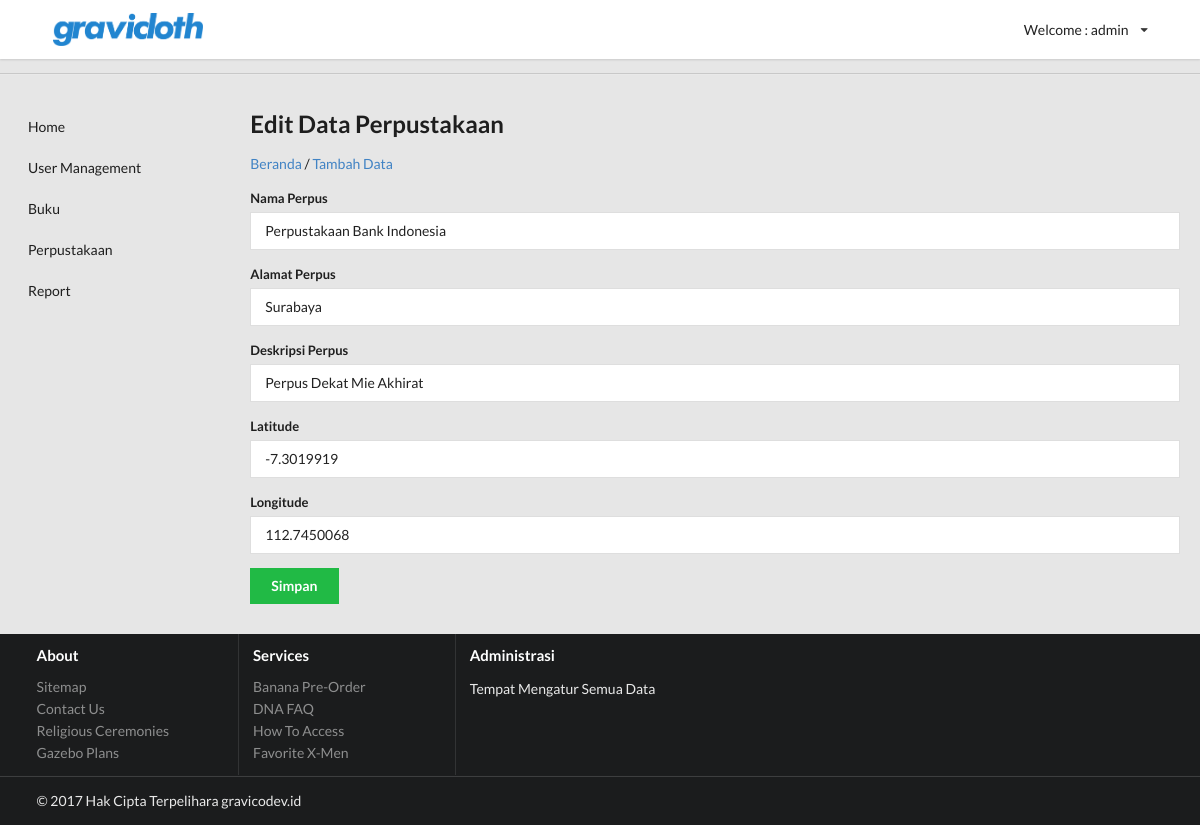
The page /admin/index.php?p=perpus/edit&id=4 (signed in) on the database its author committed.
### tables this page shows
CREATE TABLE `petugas` (
  `id_petugas` int(11) NOT NULL,
  `nama_petugas` varchar(128) NOT NULL,
  `alamat_petugas` varchar(128) NOT NULL,
  `tanggal_masuk` date NOT NULL,
  `tempat_lahir_petugas` varchar(128) NOT NULL,
  `tanggal_lahir_petugas` date NOT NULL,
  `username_petugas` varchar(25) NOT NULL,
  `password_petugas` varchar(25) NOT NULL,
  `status_petugas` int(11) NOT NULL
);

CREATE TABLE `perpus` (
  `id_perpus` int(11) NOT NULL,
  `nama_perpus` varchar(128) NOT NULL,
  `alamat_perpus` varchar(128) NOT NULL,
  `deskripsi_perpus` varchar(128) NOT NULL,
  `latitude` double NOT NULL,
  `longitude` double NOT NULL
);

### admin/view/session.php (called while the page is built, shortened)
<?php
$connection = mysql_connect("localhost", "root", "");
$user_check=$_SESSION['login_user_admin'];
$ses_sql=mysql_query("select username_petugas from petugas where username_petugas='$user_check'", $connection);
$row = mysql_fetch_assoc($ses_sql);
$login_session =$row['username_petugas'];
?>

### admin/view/perpus/edit.php (the view, shortened to what this page needs)
<h2>Edit Data Perpustakaan</h2>
<p><a href="?p=perpus/index-book">Beranda</a> / <a href="?p=perpus/tambah">Tambah Data</a></p>
<?php
$id = $_GET['id'];
$show = mysql_query("SELECT * FROM perpus WHERE id_perpus='$id'");
if(mysql_num_rows($show) == 0){
	echo '<script>window.history.back()</script>';
}else{
	$data = mysql_fetch_assoc($show);
}
?>
<form class="ui form" action="?p=perpus/edit-proses" method="post">
	<div class="field">
		<label>Nama Perpus</label>
	    <input type="text" name="nama" value="<?php echo $data['nama_perpus']; ?>" placeholder="Nama Perpus" required>
	</div>
	<div class="field">
		<label>Alamat Perpus</label>
	    <input type="text" name="alamat" value="<?php echo $data['alamat_perpus']; ?>" placeholder="Tahun Terbit" required>
	</div>
	<div class="field">
		<label>Deskripsi Perpus</label>
	    <input type="text" name="deskripsi" value="<?php echo $data['deskripsi_perpus']; ?>" placeholder="Deskripsi Perpus" required>
	</div>
	<div class="field">
		<label>Latitude</label>
	    <input type="text" name="latitude" value="<?php echo $data['latitude']; ?>" placeholder="Latitude" required>
	</div>
	<div class="field">
		<label>Longitude</label>
	    <input type="text" name="longitude" value="<?php echo $data['longitude']; ?>" placeholder="Longitude" required>
	</div>
	<input class="ui green button" type="submit" name="submit" value="Simpan">
</form>

### admin/view/layout/header-login.php (shortened to what this page needs)
<?php
    $tampilan = "";
	include('view/session.php');
    $query = mysql_query("SELECT * FROM petugas WHERE username_petugas = '$login_session'") or die(mysql_error());
    while($data = mysql_fetch_assoc($query)){
        $tampilan = $data['nama_petugas'];
    }
?>
<header>
    <div id="nav-header" class="ui square borderless menu">
        <div class="ui container">
            <div class="item">
                <a href="">
                    <img class="ui small image" src="public/images/logo.png">
                </a>
            </div>
            <div class="right menu">
                <div class="ui dropdown item" >
                  <div class="text">Welcome : <?php echo $tampilan; ?></div>
                  <i class="dropdown icon"></i>
                </div>
            </div>
        </div>
    </div>
</header>

### admin/public/css/app.css (style rules this page uses)
.ui.square { border-radius: 0; border: 0; }
.ui.button, .ui.basic.button { border-radius: 0; }
.ui.form input:not([type]), .ui.form input[type=text], .ui.form input[type=email], .ui.form input[type=search], .ui.form input[type=password], .ui.form input[type=date], .ui.form input[type=datetime-local], .ui.form input[type=tel], .ui.form input[type=time], .ui.form input[type=file], .ui.form input[type=url], .ui.form input[type=number] { border-radius: 0; }
html { height: 100%; }
body { background: #e6e6e6; background-color: #e6e6e6; height: 100%; margin: 0; }
#nav-header { margin: 0; }

### rows shown on the page
petugas: nama_petugas "admin"
perpus: nama "Perpustakaan Bank Indonesia", alamat "Surabaya", deskripsi "Perpus Dekat Mie Akhirat", latitude "-7.3019919", longitude "112.7450068"
